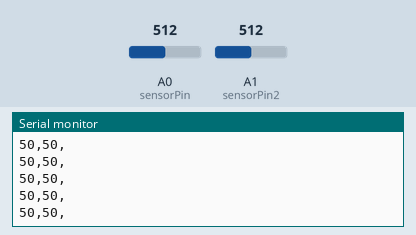
This sketch was run on a simulated Arduino Uno, built with avr-gcc and run on an emulated ATmega328P. Parts: the last lines printed to the serial monitor. The inputs (shaded band) are chosen by the test bench; at power-on: A0 (sensorPin) = 512, A1 (sensorPin2) = 512.

Above: at 1.2 s.
1.3 s: A0 (sensorPin) set to 1006
At 2.4 s:
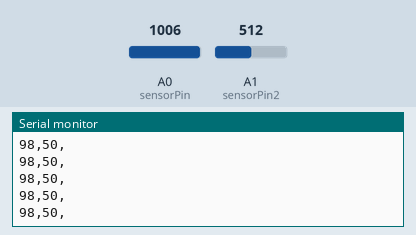
2.8 s: A0 (sensorPin) set to 1023
At 3.5 s:
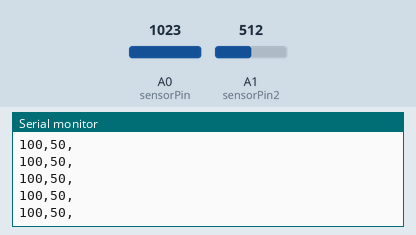
7.3 s: A1 (sensorPin2) set to 112
At 7.8 s:
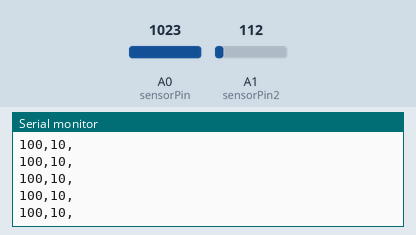
8.8 s: A1 (sensorPin2) set to 94
At 9.9 s:
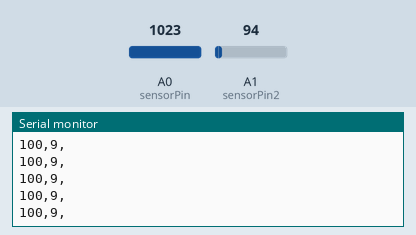
Timing chart, 0 to 11.8 s (numbered marks = the images above; inputs shaded):
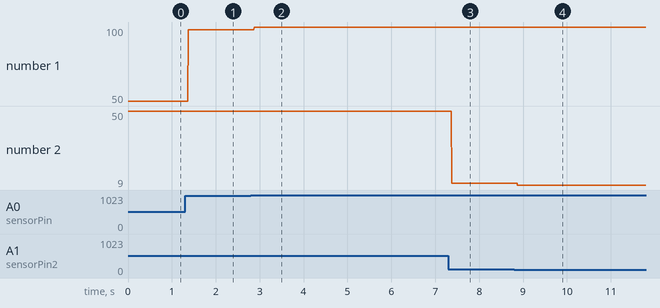

The sketch:

pongcontroller.ino
```cpp
int sensorPin = A0;
int sensorPin2 = A1;
int sensorValue = 0;
int sensorValue2 = 0;

void setup()
{
  pinMode(sensorPin, INPUT);
  pinMode(sensorPin2, INPUT);
  Serial.begin(9600);
}

void loop()
{
  sensorValue = analogRead(sensorPin);
  sensorValue = map(sensorValue,0, 1023, 0, 100);
  sensorValue2 = analogRead(sensorPin2);
  sensorValue2 = map(sensorValue2,0, 1023, 0, 100);
  Serial.print(sensorValue);
  Serial.print(",");
  Serial.print(sensorValue2);
  Serial.println(",");


}
```

Measured:
- after the input at 1.3 s, the serial monitor: prints a new line after 0.07 s (image 1)
- after the input at 2.8 s, the serial monitor: prints a new line after 0.07 s (image 2)
- after the input at 7.3 s, the serial monitor: prints a new line after 0.07 s (image 3)
- after the input at 8.8 s, the serial monitor: prints a new line after 0.07 s (image 4)
- plotted number 1: 50 → 98 after the input at 1.3 s, 98 → 100 after the input at 2.8 s
- plotted number 2: 50 → 10 after the input at 7.3 s, 10 → 9 after the input at 8.8 s
